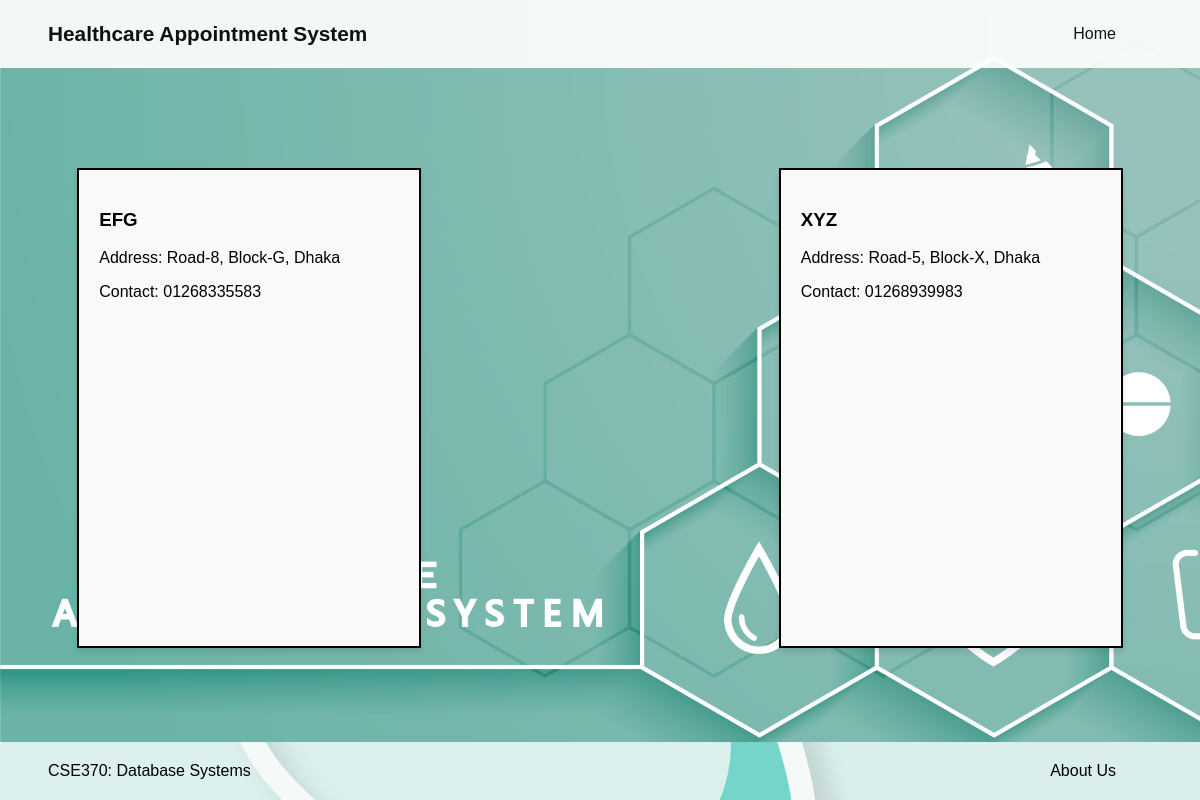
The page /our_hospitals.php on the database as committed earlier.
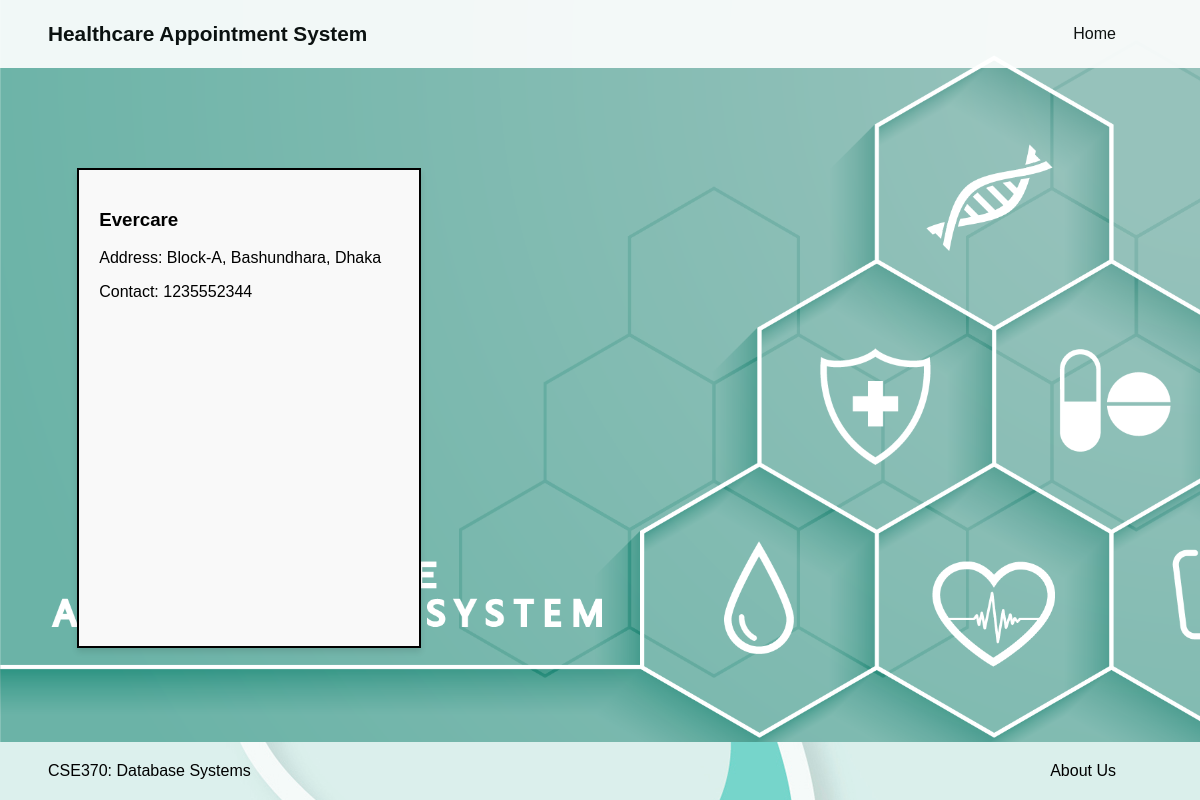
The same page on the database as committed later.
### tables this page shows
CREATE TABLE `hospital` (
  `Name` varchar(40) NOT NULL,
  `Address` varchar(60) NOT NULL,
  `Contact` varchar(11) NOT NULL
);

### our_hospitals.php (the view, shortened to what this page needs)
<!DOCTYPE html>
<html lang="en">
<head>
    <link rel="stylesheet" href="styles/main_style.css">
    <link rel="stylesheet" href="styles/hospital_list.css">
</head>
<body>
    <div class="container">
        <div class="main-content">
            <header class="header-main">
                <div class="wrapper">
                    <section class="logo">
                        <h1 class="header-title">Healthcare Appointment System</h1>
                    </section>
                    <nav class="nav-horizontal" id="topnav">
                        <a href="index.php">Home</a>
                    </nav>
                </div>
            </header>
        </div>
        <main>
            <div class="hospitals-list">
                <?php
                    require_once('php_scripts/connect.php');
                    $sql = "SELECT name, address, contact FROM hospital";
                    $result = $conn->query($sql);
                    if ($result->num_rows > 0) {
                        while ($row = $result->fetch_assoc()) {
                            echo '<div class="hospital-box">';
                            echo '<h3>' . $row["name"] . '</h3>';
                            echo '<p>Address: ' . $row["address"] . '</p>';
                            echo '<p>Contact: ' . $row["contact"] . '</p>';
                            echo '</div>';
                        }
                    } else {
                        echo "No Hospitals found.";
                    }
                ?>
            </div>
        </main>
        <footer style="opacity: 100%; border-radius: 0;" class="footer-main">
            <div class="wrapper">
                <p>CSE370: Database Systems</p>
                <nav class="nav-horizontal">
                    <a href="credits.php">About Us</a>
                </nav>
            </div>
        </footer>
</body>
</html>

Rows that differ between the two databases and show on the page:
removed hospital: Name "EFG", Address "Road-8, Block-G, Dhaka", Contact "01268335583"
removed hospital: Name "XYZ", Address "Road-5, Block-X, Dhaka", Contact "01268939983"
added hospital: Name "Evercare", Address "Block-A, Bashundhara, Dhaka", Contact "1235552344"
